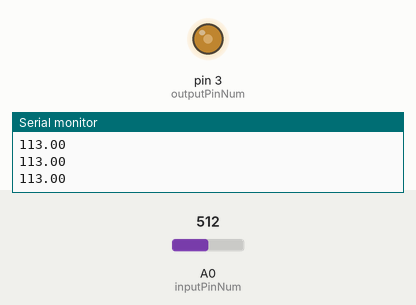
Simulated run of this sketch. Board: Arduino Uno, built with avr-gcc and run on an emulated ATmega328P. Parts: output pins drawn as LEDs (lit = HIGH), the last lines printed to the serial monitor. Inputs (shaded band) come from the test bench; at power-on: A0 (inputPinNum) = 512.

Above: at 1.2 s.
1.3 s: A0 (inputPinNum) set to 716
At 2.4 s:
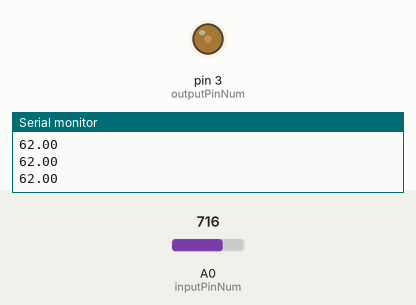
2.8 s: A0 (inputPinNum) set to 306
At 3.9 s:
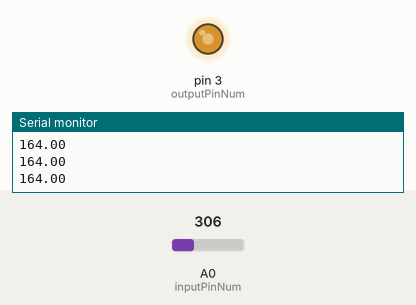
4.3 s: A0 (inputPinNum) set to 122
At 5.4 s:
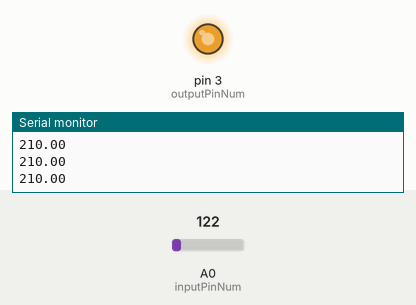
5.8 s: A0 (inputPinNum) set to 511
At 6.9 s:
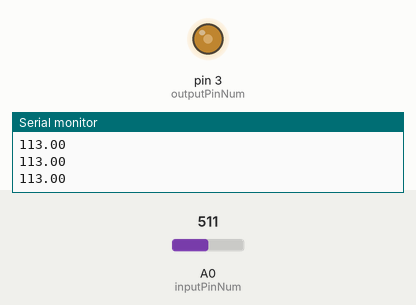
Timing chart, 0 to 8.3 s (numbered marks = the images above; inputs shaded):
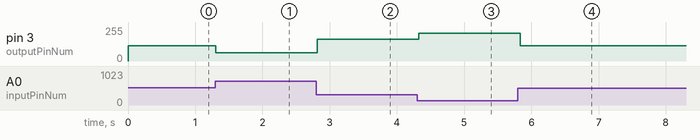

The sketch:

smooth-LED.ino
```cpp
/*
 * @file smooth-LED
 * @author Mark Hofmeister
 * @brief a sketch to use the smooth-LED function and output the value to the serial monitor.
 * The fancy "@"'s used in the comments are Doxygen syntax, which can be used to generate HTML pages from your comments. You may see these in other programmers' files.
 * Date of creation: 3/9/2022
 * Last modified: 10/23/2022
 */


/*
 * This statement includes the .h file, which contains a function that I will be using. More details in the smooth-LED-function.h file.
 *
 * If we want to include a library that we have donwloaded, and not just a ".h" file that we've created, we replace the quotes with triangle brackets.
 *
 * For example, if we need to use I2C communication, we would "#include <Wire.h>"
 */
#include "smooth-LED-function.h"


//pin to output PWM wave
int outputPinNum = 3;

//delay period between analog readings. Units = milliseconds.
int delayPeriod = 100;

//analog input pin we are using. Yes, the character will still be stored as an int.
int inputPinNum = A0;


void setup() {

  //Begin the serial monitor at a baud rate of 9600
  Serial.begin(9600);

  //set our output pin's mode to OUTPUT
  pinMode(outputPinNum, OUTPUT);

}

void loop() {

  //use smoothLED function from .h file to calculate and execute PWM output
  double PWMValue = smoothLED(inputPinNum, outputPinNum);

  //print out PWM output value returned by function.
  Serial.println(PWMValue);

  //delay function works in milliseconds.
  delay(delayPeriod);

}
```

smooth-LED-function.h
```cpp
/*
 * This is a header file, denoted by the ".h".
 * Including this in your main sketch will allow you to access all of the declared variables and functions as if they were declared in the main sketch.
 * This is useful to keep code easy to read, but also allows you to include this file in many different sketches to reuse code.
 */

/*
 * @brief calulates the PWM output value based on an analog input value and outputs the value to the output pin.
 * @param integer analog input pin number, integer digital output pin number
 * @pre inputPinNum is a valid analog input pin. outputPinNum is a valid PWM output pin
 * @return double value of the PWM output
 * @post PWM output pin has been written with calculated value.
 */
double smoothLED(int inputPinNum, int outputPinNum) {

  /*
   * read the input value (0-1023, the Arduino's input bounds) and scale it to allowed PWM range (0-255).
   * This scaling is done by the map() function.
   */
	double PWMValue = map(analogRead(inputPinNum), 0, 1023, 0, 255);

  //Change to a more notable difference
  PWMValue = abs(240 - PWMValue);

  //Write PWM value to output pin
  analogWrite(outputPinNum, PWMValue);

  //return the PWM value.
  return PWMValue;

}
```

Measured:
- after the input at 1.3 s, pin 3 (outputPinNum): 113/255 → 62/255 at once
- after the input at 2.8 s, pin 3 (outputPinNum): 62/255 → 164/255 at once
- after the input at 4.3 s, pin 3 (outputPinNum): 164/255 → 210/255 at once
- after the input at 5.8 s, pin 3 (outputPinNum): 210/255 → 113/255 at once
